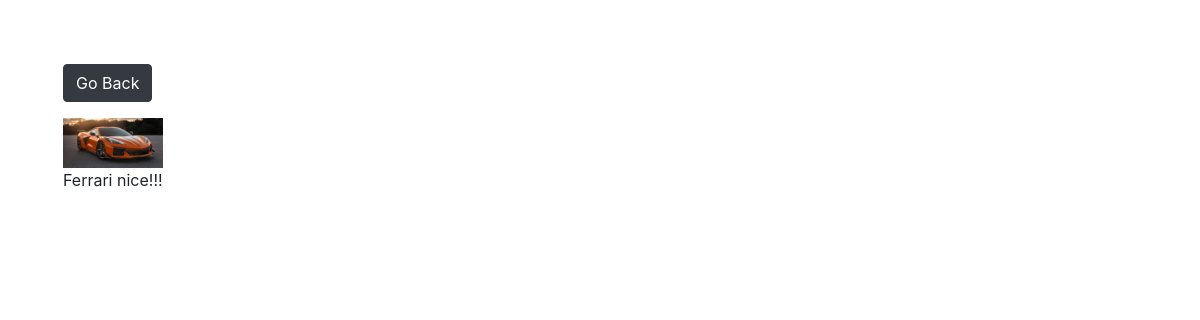
Screenshot of /photo/1/ with the database file from the repository.
### photos/models.py (models this page shows, shortened)
class Photo(models.Model):
    category = models.ForeignKey(Category, on_delete=models.SET_NULL, null=True, blank=True)
    image = models.ImageField(null=False, blank=False)
    description = models.TextField()

### photos/views.py (the view)
# urls.py: path('photo/<str:pk>/', views.viewPhoto, name='photo'),
def viewPhoto(request, pk):
    photo = Photo.objects.get(id=pk)
    context = {'photo':photo}
    return render(request, 'photos/photo.html', context)

### photos/templates/photos/photo.html (shortened to what this page needs)
<!doctype html>
<html lang="en">
  <head>
    <link rel="stylesheet" href="https://cdn.jsdelivr.net/npm/bootstrap@4.0.0/dist/css/bootstrap.min.css">
  </head>
  <body class="m-5">
    <div class="container">
        <div class="row justify-content-center">
            <div class="col">
                <a href="{% url 'gallery' %}" class="btn btn-dark my-3">Go Back</a>
                <div style="height: 90vh;">
                    <img style="max-width: 100px; max-height: 100;" src="{{photo.image.url}}">
                    <p>{{photo.description}}</p>
                </div>
            </div>
        </div>
    </div>
  </body>
</html>

### rows the page displays
Photo: image (picture), description "Ferrari nice!!!"
